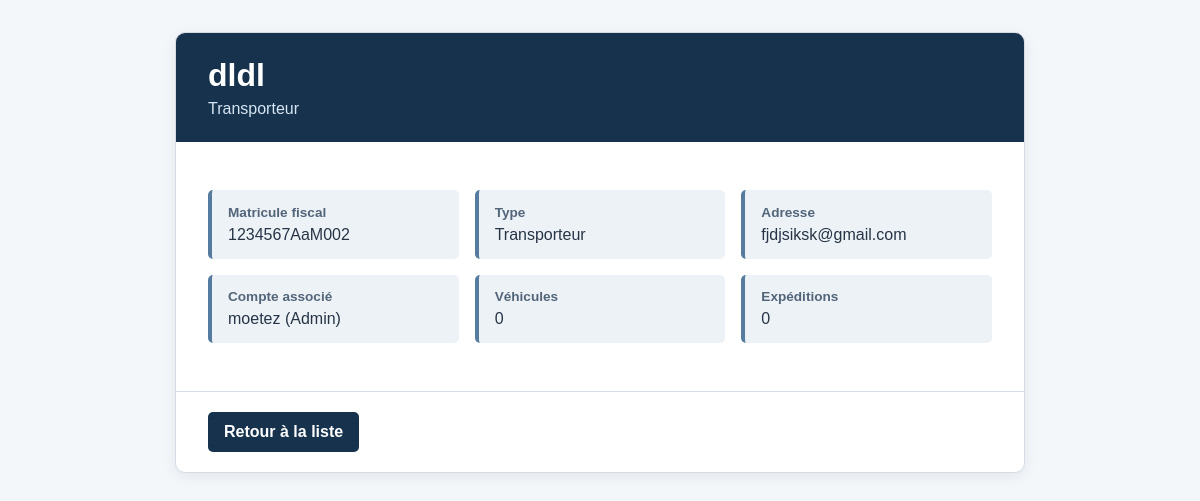
The app's page /entreprise/3/ with its own data.
### EntrepriseApp/models.py (models this page shows, shortened)
class Entreprise(models.Model):
    raison_sociale = models.CharField(max_length=255, null=False, blank=False)
    matricule_fiscal = models.CharField(
        max_length=17,
        unique=True,
        validators=[matricule_fiscal_validator],
    )
    type_entreprise = models.CharField(
        max_length=100,
        choices=[
            ('chargeur', 'Chargeur'),
            ('transporteur', 'Transporteur'),
        ],
        default='chargeur',
    )
    adresse = models.TextField()
    created_at = models.DateTimeField(auto_now_add=True)
    updated_at = models.DateTimeField(auto_now=True)
    utilisateur = models.OneToOneField(
        Utilisateur,
        on_delete=models.CASCADE,
        related_name='entreprise',
    )

class Utilisateur(AbstractUser):
    user_id = models.CharField(
        max_length=8,
        primary_key=True,
        default=generate_user_id,
        editable=False,
    )
    email = models.EmailField(unique=True, null=False, blank=False)
    telephone = models.CharField(max_length=15, null=True, blank=True)
    role = models.CharField(
        max_length=20,
        choices=[
            ('admin', 'Admin'),
            ('chargeur', 'Chargeur'),
            ('transporteur', 'Transporteur'),
        ],
    )
    created_at = models.DateTimeField(auto_now_add=True)
    updated_at = models.DateTimeField(auto_now=True)
    objects = CustomUserManager()

### EntrepriseApp/views.py (the view)
# urls.py: path('<int:pk>/', EntrepriseDetailView.as_view(), name='entreprise_detail'),
class EntrepriseDetailView(DetailView):
    model = Entreprise
    template_name = 'entreprise/detail.html'
    context_object_name = 'entreprise'
    queryset = Entreprise.objects.select_related('utilisateur')

### templates/entreprise/detail.html (shortened to what this page needs)
<!DOCTYPE html>
<html lang="fr">
<head>
</head>
<body>
    <main>
        <header class="page-header">
            <h1>{{ entreprise.raison_sociale }}</h1>
            <p class="reference">{{ entreprise.get_type_entreprise_display }}</p>
        </header>
        <dl class="details">
            <div class="detail-item"><dt>Matricule fiscal</dt><dd>{{ entreprise.matricule_fiscal }}</dd></div>
            <div class="detail-item"><dt>Type</dt><dd>{{ entreprise.get_type_entreprise_display }}</dd></div>
            <div class="detail-item"><dt>Adresse</dt><dd>{{ entreprise.adresse|linebreaksbr }}</dd></div>
            <div class="detail-item"><dt>Compte associé</dt><dd>{{ entreprise.utilisateur.username }} ({{ entreprise.utilisateur.get_role_display }})</dd></div>
            <div class="detail-item"><dt>Véhicules</dt><dd>{{ entreprise.vehicules.count }}</dd></div>
            <div class="detail-item"><dt>Expéditions</dt><dd>{{ entreprise.expeditions.count }}</dd></div>
        </dl>
        <footer class="actions">
            <a class="button back-link" href="{% url 'entreprise_list' %}">Retour à la liste</a>
        </footer>
    </main>
</body>
</html>

### templates/entreprise/detail.html (style rules this page uses)
* { box-sizing: border-box; }
body { background: #f4f7fa; color: #263445; font-family: Arial, sans-serif; margin: 0; padding: 2rem 1rem; }
main { background: #fff; border: 1px solid #d5dce3; border-radius: 10px; box-shadow: 0 4px 14px rgb(23 50 77 / 8%); margin: 0 auto; max-width: 850px; overflow: hidden; }
.page-header { background: #17324d; color: #fff; padding: 1.5rem 2rem; }
.page-header h1 { margin: 0 0 0.4rem; }
.reference { color: #d7e6f4; margin: 0; }
.details { display: grid; gap: 1rem; grid-template-columns: repeat(auto-fit, minmax(220px, 1fr)); padding: 2rem; }
.detail-item { background: #edf2f7; border-left: 4px solid #557b9e; border-radius: 5px; margin: 0; padding: 0.9rem 1rem; }
dt { color: #526579; font-size: 0.85rem; font-weight: 700; margin-bottom: 0.4rem; }
dd { margin: 0; overflow-wrap: anywhere; }
.actions { align-items: center; border-top: 1px solid #d5dce3; display: flex; flex-wrap: wrap; gap: 0.75rem; padding: 1.25rem 2rem; }
.button { border: 0; border-radius: 5px; cursor: pointer; display: inline-block; font: inherit; font-weight: 700; padding: 0.7rem 1rem; text-decoration: none; }
.back-link { background: #17324d; color: #fff; }

### records on screen
Entreprise: raison_sociale "dldl", type_entreprise "Transporteur", matricule_fiscal "1234567AaM002", adresse "fjdjsiksk@gmail.com", utilisateur.username "moetez", utilisateur.role "Admin", vehicules.count "0", expeditions.count "0"
